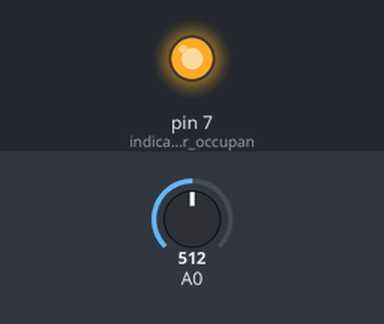
Bench run of a sketch on a simulated Arduino Uno, built with avr-gcc and run on an emulated ATmega328P. Parts: output pins drawn as LEDs (lit = HIGH). The test bench sets the inputs (shaded band); at power-on: A0 = 512. What the sketch prints to the serial monitor is not drawn.

Above: at 0.2 s.
Timing chart, 0 to 1.7 s (numbered marks = the images above):
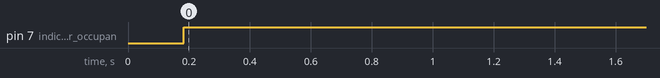

Measured:
- by itself, pin 7 (indicator_LED_for_occupan): LOW → HIGH at 0.18 s

The sketch:

Arduino_DIY_DCC_Current_Sensor_UPDATED_CODE.ino
```cpp
long result; //longer variable storage
int numSamples = 10;//number of readings
int clearcount;//clear test variable
int clearsample = 100;// number of clear samples needed from sensor
int threshold = 550;//ADJUST THIS FOR SENSITIVITY minimum thresold for tripping the sensor
int value;// final read result

void setup(){
  Serial.begin(9600);//starts serial monitor
  pinMode(7,OUTPUT);//indicator LED for occupancy
}

enum OCCUPANCY
{
  ST_OCCUPIED,
  ST_CLEAR,
};//Our occupancy states

OCCUPANCY Occupancy = ST_CLEAR;//default state

void loop(){
  int valA1;
  int result = 0;
  for (int i=1; i < numSamples; ++i){
    valA1 = analogRead(A0);//reads analog pin
    result +=valA1;//adds new reading to variable 'result'
 delay(10);//reading every .01 seconds
  }

  value=result/numSamples;//averages readings
    Serial.println(value);//displays average reading

switch (Occupancy)
{
  case ST_OCCUPIED:
  occupied();
  break;//sets up occupied state
  case ST_CLEAR:
  clear1();
  break;//sets up clear state
}
}

void clear1(){
  clearcount=0;//resets the clearcount
  digitalWrite(7,LOW);//keeps LED off for indicator
  if (value < threshold){
    Serial.println("Block is occupied");//displays text
    Occupancy = ST_OCCUPIED;//switches to occupied
  }
}

void occupied(){
  digitalWrite(7,HIGH);//turns on LED indicator
if ((value >threshold) && (clearcount<clearsample)){
  clearcount++;//adds to clear count
}
if ((value < threshold) && (clearcount<clearsample)){
  clearcount=0;//resets the clearcount if a false reading was taken
}
if ((value>threshold) && (clearcount >(clearsample-1))){
  Serial.println("Block is Clear");//displays text
  Occupancy = ST_CLEAR;//changes to clear
}
}
```
